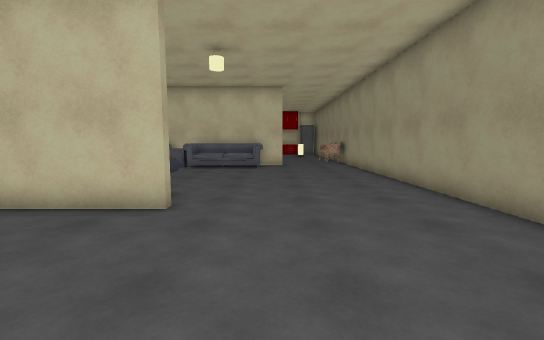
view 1 (above)

16 first-person views from a walk through a Unity game level. The camera is 1.4 m above the floor, tilts 6° down and sees 90° across. The floor is counted in squares, 1 m on a side. Each view is taken from the middle of a square. On the plan, view 1 faces up. The plan holds only what a view shows up to about 13 squares ahead; the rest is blank. The place goes on beyond the plan. The player is left out. Some surface patterns are stand-ins.

view 2
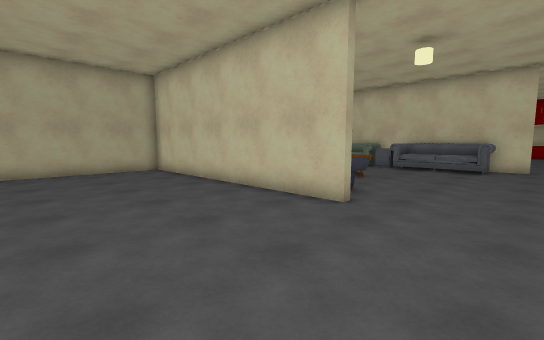

view 3
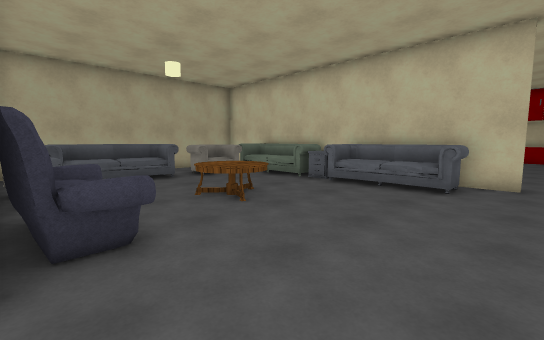

view 4
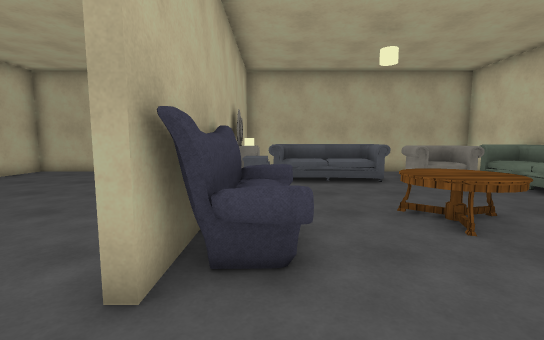

view 5
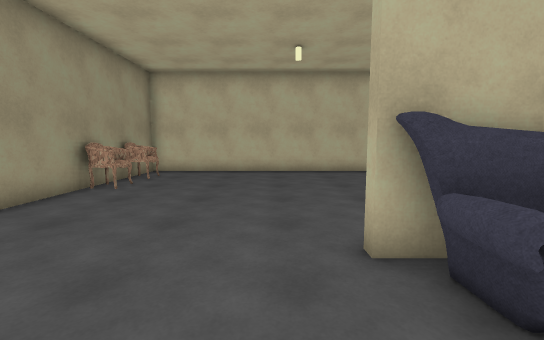

view 6
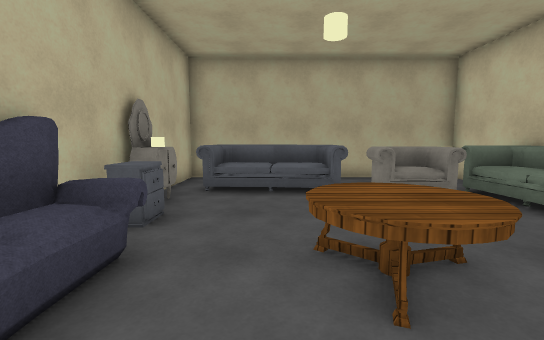

view 7
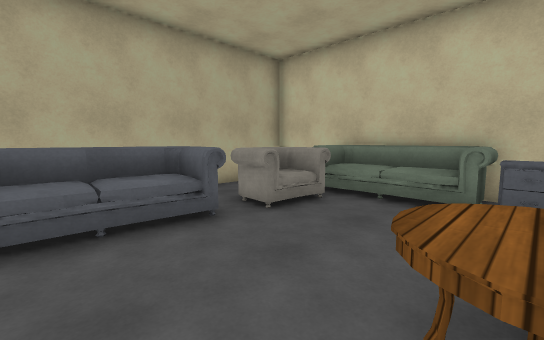

view 8
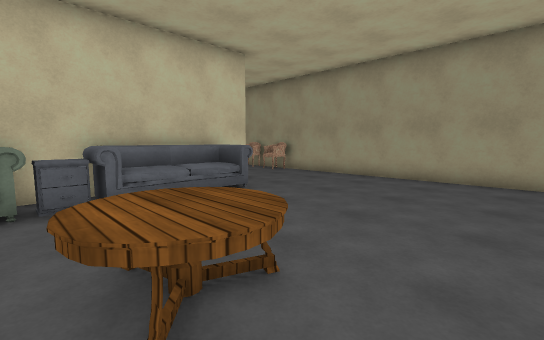

view 9
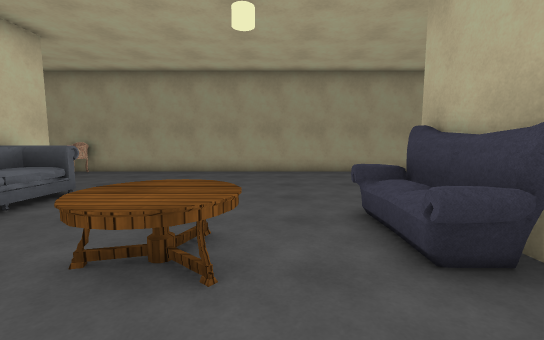

view 10
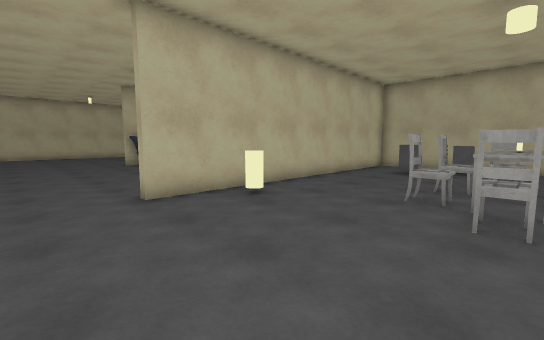

view 11
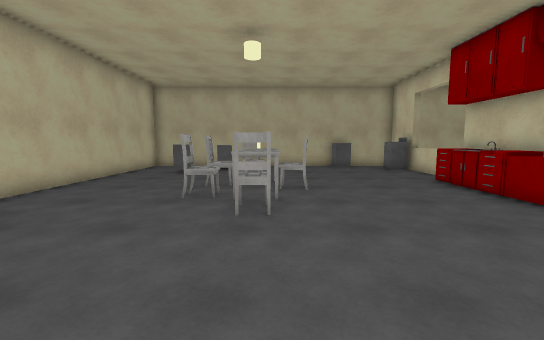

view 12
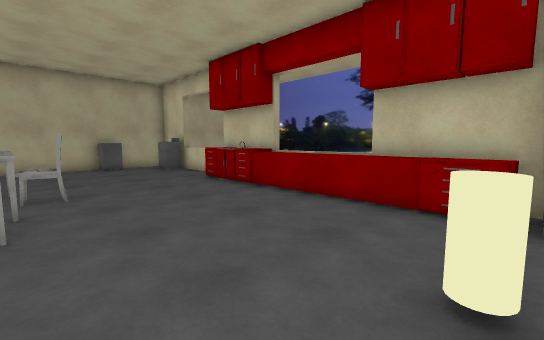

view 13
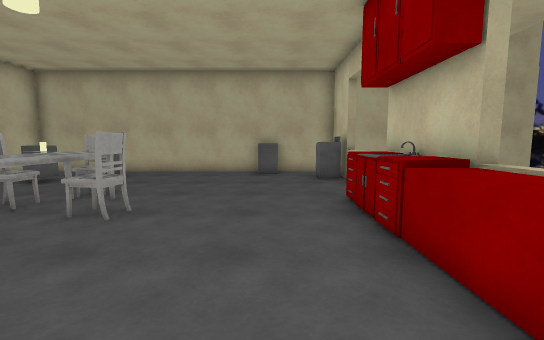

view 14
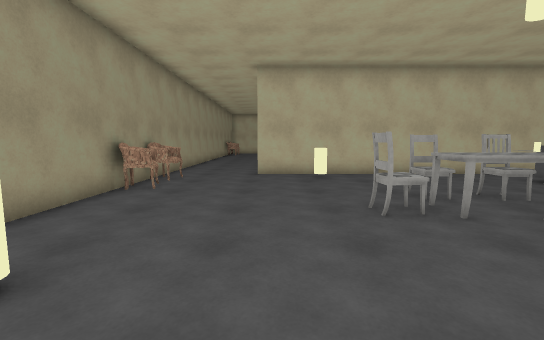

view 15
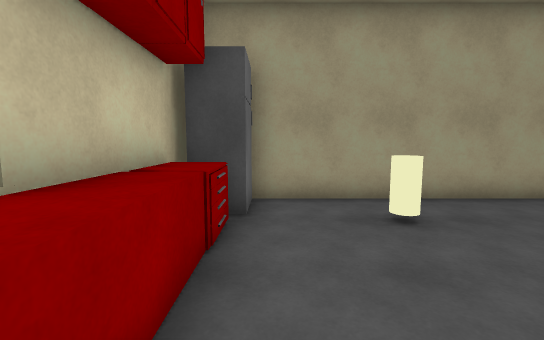

view 16
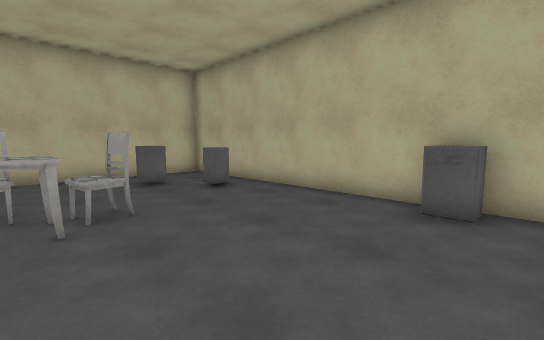

### Floor plan
Key: @ floor where view 1 was taken; # wall or solid block; . floor; = window, fence, low wall or low ledge; ^ raised ledge; S sofa; T table; M mirror; C chair; A cabinet; Y cylinder; I sink; F fridge; E stove; O other object.
Columns run from 13 left of view 1 to 5 right of it. Each row starts with its distance up from view 1.
 30 ####==####^^^^####
 29 #.EE..OIIO^^^^OOFF
 28 #.................#
 27 #O................#
 26 #...............Y.#
 25 #.................#
 24 #.......C.........#
 23 #.....CTOTCC......#
 22 #....CCCCCCC......#
 21 #.A....C.C........#
 20 #.A..............C#
 19 #..OO............C#
 18 #..........Y.....C#
 17 #..........Y.....C#
 16 ####O#O#######....#
 15 # .OOOOOOOOOO.....#
 14 #  OO..O.OOOO.....#
 13 #..OO.............#
 12 #..OO.............#
 11 # OOO..TTT........#
 10 # OOO..TTT........#
  9 # OO....T.........#
  8 # OO..............#
  7 # OO.MOOSSS.......#
  6 ########SSS.......#
  5 #.................#
  4 #.................#
  3 #.................#
  2 #.................#
  1 #................C#
  0 #............@...C#
 -1 #.....   ........C#
 -2 #....   .........C#
 -3 #...    ..........#
 -4 ###     ###########

Positions as (right, up) in squares from view 1, and headings:
1: (0, 0), facing up
2: (1, 0), facing up-left
3: (1, 6), facing up-left
4: (0, 7), facing left
5: (-1, 9), facing down
6: (-2, 9), facing left
7: (-5, 8), facing up-left
8: (-6, 8), facing up-right
9: (-8, 9), facing right
10: (3, 23), facing down-left
11: (3, 23), facing left
12: (3, 23), facing up-left
13: (0, 27), facing left
14: (0, 28), facing down
15: (-2, 28), facing right
16: (-6, 28), facing down-left
